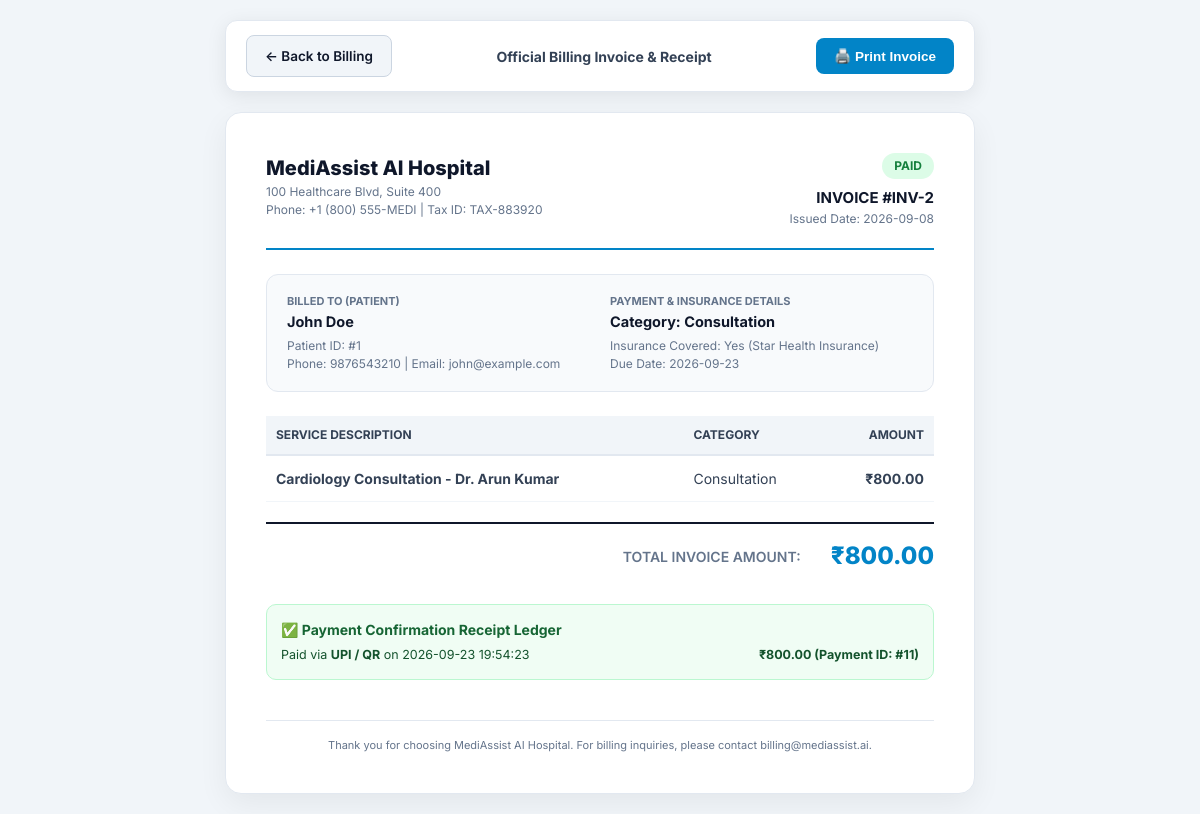
/billing/invoice/2 (signed in), run on the app's committed database.
### tables this page shows
CREATE TABLE bills (
    bill_id         INTEGER PRIMARY KEY AUTOINCREMENT,
    patient_id      INTEGER NOT NULL,
    description     TEXT NOT NULL,
    amount          REAL NOT NULL,
    status          TEXT DEFAULT 'unpaid',   -- unpaid | paid | partially_paid
    category        TEXT DEFAULT 'consultation',  -- consultation | lab | pharmacy | other
    insurance_covered INTEGER DEFAULT 0,
    insurance_provider TEXT,
    date_issued     TEXT NOT NULL,
    due_date        TEXT,
    FOREIGN KEY (patient_id) REFERENCES patients(patient_id)
);

CREATE TABLE users (
    user_id         INTEGER PRIMARY KEY AUTOINCREMENT,
    username        TEXT UNIQUE NOT NULL,
    email           TEXT UNIQUE NOT NULL,
    password_hash   TEXT NOT NULL,
    role            TEXT NOT NULL DEFAULT 'patient',   -- patient | admin
    full_name       TEXT NOT NULL,
    phone           TEXT,
    created_at      TIMESTAMP DEFAULT CURRENT_TIMESTAMP,
    is_active       INTEGER DEFAULT 1
);

CREATE TABLE patients (
    patient_id      INTEGER PRIMARY KEY AUTOINCREMENT,
    user_id         INTEGER UNIQUE NOT NULL,
    date_of_birth   TEXT,
    gender          TEXT,
    blood_group     TEXT,
    address         TEXT,
    emergency_contact TEXT,
    FOREIGN KEY (user_id) REFERENCES users(user_id)
);

CREATE TABLE payments (
    payment_id      INTEGER PRIMARY KEY AUTOINCREMENT,
    bill_id         INTEGER NOT NULL,
    patient_id      INTEGER NOT NULL,
    amount_paid     REAL NOT NULL,
    payment_method  TEXT DEFAULT 'Card',
    paid_at         TIMESTAMP DEFAULT CURRENT_TIMESTAMP,
    FOREIGN KEY (bill_id) REFERENCES bills(bill_id),
    FOREIGN KEY (patient_id) REFERENCES patients(patient_id)
);

### routes/billing.py (the view)
@billing_bp.route("/billing/invoice/<int:bill_id>")
@login_required
def view_invoice(bill_id):
    user = get_current_user()
    bill = query("SELECT * FROM bills WHERE bill_id = ?", (bill_id,), fetchone=True)
    if not bill:
        flash("Bill invoice not found.", "danger")
        return redirect(url_for("billing.bills_page"))
    patient = query(
        """SELECT p.*, u.full_name, u.email, u.phone, u.username
           FROM patients p
           JOIN users u ON p.user_id = u.user_id
           WHERE p.patient_id = ?""",
        (bill["patient_id"],),
        fetchone=True,
    )
    payments = query("SELECT * FROM payments WHERE bill_id = ? ORDER BY paid_at DESC", (bill_id,)) or []
    return render_template(
        "bill_invoice.html",
        user=user,
        bill=bill,
        patient=patient,
        payments=payments,
    )

### database/db.py (called while the page is built)
def get_connection():
    conn = sqlite3.connect(DB_PATH)
    conn.row_factory = sqlite3.Row
    conn.execute("PRAGMA foreign_keys = ON")
    return conn

def query(sql, params=(), fetchone=False, commit=False):
    conn = get_connection()
    cur = conn.cursor()
    cur.execute(sql, params)
    if commit:
        conn.commit()
        last_id = cur.lastrowid
        conn.close()
        return last_id
    rows = cur.fetchone() if fetchone else cur.fetchall()
    conn.close()
    if rows is None:
        return None
    if fetchone:
        return dict(rows)
    return [dict(r) for r in rows]

### routes/auth.py (called while the page is built)
def login_required(f):
    @wraps(f)
    def wrapper(*args, **kwargs):
        if "user_id" not in session:
            if request.path.startswith("/api/"):
                return jsonify({"error": "Authentication required"}), 401
            flash("Please log in to continue.", "warning")
            return redirect(url_for("auth.login", next=request.path))
        return f(*args, **kwargs)
    return wrapper

def get_current_user():
    if "user_id" not in session:
        return None
    return query("SELECT * FROM users WHERE user_id = ?", (session["user_id"],), fetchone=True)

### templates/bill_invoice.html (shortened to what this page needs)
<!DOCTYPE html>
<html lang="en">
<head>
</head>
<body>
  <div class="no-print-toolbar">
    <a href="{{ url_for('billing.bills_page', patient_id=patient.patient_id) }}" class="btn btn-secondary">← Back to Billing</a>
    <span style="font-weight:700;">Official Billing Invoice & Receipt</span>
    <button onclick="window.print()" class="btn btn-primary">🖨️ Print Invoice</button>
  </div>
  <div class="invoice-card">
    <div class="inv-header">
      <div>
        <div class="inv-title">MediAssist AI Hospital</div>
        <div class="inv-sub">100 Healthcare Blvd, Suite 400</div>
        <div class="inv-sub">Phone: +1 (800) 555-MEDI | Tax ID: TAX-883920</div>
      </div>
      <div style="text-align: right;">
        <span class="status-badge status-{{ bill.status }}">{{ bill.status }}</span>
        <div style="margin-top: 8px; font-weight:700; font-size:15px; color: var(--dark);">INVOICE #INV-{{ bill.bill_id }}</div>
        <div class="inv-sub">Issued Date: {{ bill.date_issued }}</div>
      </div>
    </div>
    <div class="inv-grid">
      <div>
        <div class="inv-box-label">Billed To (Patient)</div>
        <div class="inv-box-val">{{ patient.full_name }}</div>
        <div style="font-size: 12px; color: var(--text-muted); margin-top: 4px;">
          Patient ID: #{{ patient.patient_id }}<br>
          Phone: {{ patient.phone or 'N/A' }} | Email: {{ patient.email or 'N/A' }}
        </div>
      </div>
      <div>
        <div class="inv-box-label">Payment & Insurance Details</div>
        <div class="inv-box-val">Category: {{ bill.category | capitalize }}</div>
        <div style="font-size: 12px; color: var(--text-muted); margin-top: 4px;">
          Insurance Covered: {{ 'Yes (' + (bill.insurance_provider or 'Standard Provider') + ')' if bill.insurance_covered else 'No' }}<br>
          Due Date: {{ bill.due_date or 'Immediate' }}
        </div>
      </div>
    </div>
    <table class="inv-table">
      <thead>
        <tr>
          <th>Service Description</th>
          <th>Category</th>
          <th style="text-align: right;">Amount</th>
        </tr>
      </thead>
      <tbody>
        <tr>
          <td><b>{{ bill.description }}</b></td>
          <td>{{ bill.category | capitalize }}</td>
          <td style="text-align: right; font-weight: 700;">₹{{ '%.2f' | format(bill.amount) }}</td>
        </tr>
      </tbody>
    </table>
    <div class="inv-total-row">
      <div style="font-size: 14px; font-weight: 600; color: var(--text-muted);">TOTAL INVOICE AMOUNT:</div>
      <div style="font-size: 24px; font-weight: 800; color: var(--primary);">₹{{ '%.2f' | format(bill.amount) }}</div>
    </div>
    {% if payments %}
    <div style="margin-top: 30px; background: #f0fdf4; border: 1px solid #bbf7d0; border-radius: 10px; padding: 14px;">
      <div style="font-weight: 700; color: #166534; margin-bottom: 6px;">✅ Payment Confirmation Receipt Ledger</div>
      {% for p in payments %}
      <div style="font-size: 12.5px; color: #14532d; display: flex; justify-content: space-between;">
        <span>Paid via <b>{{ p.payment_method }}</b> on {{ p.paid_at }}</span>
        <span style="font-weight:700;">₹{{ '%.2f' | format(p.amount_paid) }} (Payment ID: #{{ p.payment_id }})</span>
      </div>
      {% endfor %}
    </div>
    {% endif %}
    <div style="margin-top: 40px; padding-top: 16px; border-top: 1px solid var(--border); text-align: center; font-size: 11px; color: var(--text-muted);">
      Thank you for choosing MediAssist AI Hospital. For billing inquiries, please contact billing@mediassist.ai.
    </div>
  </div>
</body>
</html>

### templates/bill_invoice.html (style rules this page uses)
:root { --primary: #0284c7; --dark: #0f172a; --text: #334155; --text-muted: #64748b; --border: #e2e8f0; --success: #16a34a; --danger: #dc2626; }
* { box-sizing: border-box; margin: 0; padding: 0; }
body { font-family: 'Inter', system-ui, -apple-system, sans-serif; background-color: #f1f5f9; color: var(--text); line-height: 1.5; font-size: 14px; padding: 20px 10px; }
.no-print-toolbar { max-width: 750px; margin: 0 auto 20px auto; background: #ffffff; padding: 14px 20px; border-radius: 12px; box-shadow: 0 4px 20px rgba(0,0,0,0.08); display: flex; justify-content: space-between; align-items: center; border: 1px solid var(--border); }
.btn { display: inline-flex; align-items: center; gap: 8px; padding: 10px 18px; border-radius: 8px; font-weight: 600; font-size: 13.5px; text-decoration: none; cursor: pointer; border: none; }
.btn-primary { background: var(--primary); color: white; }
.btn-secondary { background: #f1f5f9; color: var(--dark); border: 1px solid #cbd5e1; }
.invoice-card { max-width: 750px; margin: 0 auto; background: #ffffff; padding: 40px; border-radius: 16px; box-shadow: 0 10px 30px rgba(0,0,0,0.06); border: 1px solid var(--border); }
.inv-header { display: flex; justify-content: space-between; border-bottom: 2px solid var(--primary); padding-bottom: 20px; margin-bottom: 24px; }
.inv-title { font-size: 20px; font-weight: 800; color: var(--dark); }
.inv-sub { font-size: 12px; color: var(--text-muted); }
.inv-grid { display: grid; grid-template-columns: 1fr 1fr; gap: 20px; background: #f8fafc; padding: 18px 20px; border-radius: 12px; border: 1px solid #e2e8f0; margin-bottom: 24px; }
.inv-box-label { font-size: 11px; font-weight: 700; text-transform: uppercase; color: var(--text-muted); }
.inv-box-val { font-size: 14.5px; font-weight: 700; color: var(--dark); margin-top: 2px; }
.inv-table { width: 100%; border-collapse: collapse; margin: 20px 0; }
.inv-table th { background: #f1f5f9; padding: 10px; text-align: left; font-size: 12px; text-transform: uppercase; border-bottom: 2px solid var(--border); }
.inv-table td { padding: 12px 10px; border-bottom: 1px solid #f1f5f9; }
.status-badge { display: inline-block; padding: 4px 12px; border-radius: 20px; font-weight: 700; font-size: 12px; text-transform: uppercase; }
.status-paid { background: #dcfce7; color: #15803d; }
.inv-total-row { display: flex; justify-content: flex-end; gap: 30px; align-items: center; margin-top: 20px; padding-top: 14px; border-top: 2px solid var(--dark); }

### data on the page
bills: status "PAID", bill_id "2", date_issued "2026-09-08", category "Consultation", insurance_covered+insurance_provider "Yes (Star Health Insurance)", due_date "2026-09-23", description "Cardiology Consultation - Dr. Arun Kumar", amount "800.00"
users: full_name "John Doe", phone "9876543210", email "john@example.com"
patients: patient_id "1"
payments: payment_method "UPI / QR", paid_at "2026-09-23 19:54:23", amount_paid "800.00", payment_id "11"
